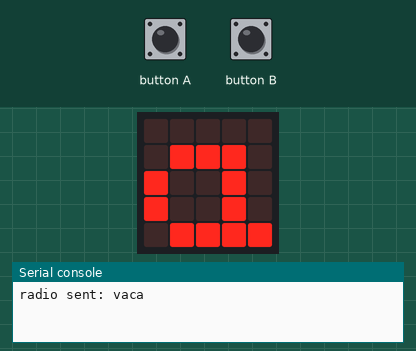
A program run on a simulated BBC micro:bit running MicroPython. Parts: the board's 5×5 LED display, the last lines printed to the serial console. Inputs (shaded band) come from the test bench. No radio messages arrive unless stated (any console line starting 'radio sent:' is added by the test bench).

Above: at 0.6 s.
1.3 s: button B pressed for 0.15 s
At 3.8 s:
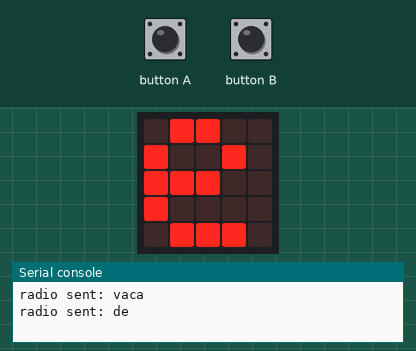
4.4 s: button A pressed for 0.15 s
At 4.61 s:
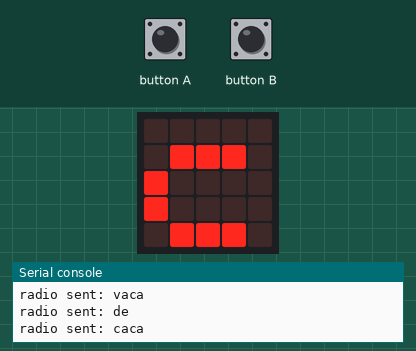
6.0 s: button B pressed for 1 s
At 7.22 s:
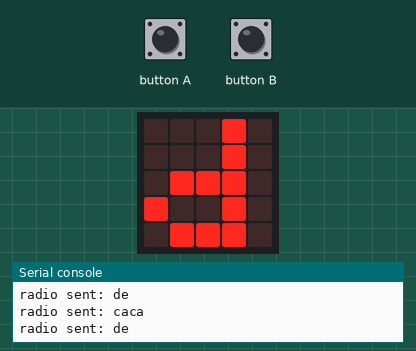
Timing chart, 0 to 9.0 s (numbered marks = the images above; inputs shaded):
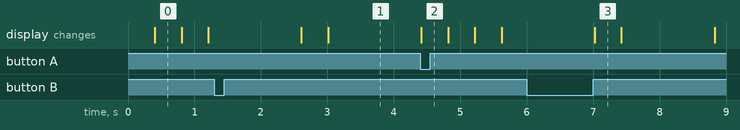

The program:

emisor-main.py
```python
# Imports go at the top
from microbit import *
import music
import radio


'''

configuracion RADIO

'''
musica=['a5:8', 'b5:8', 'c5:8', 'd5:8', 'c5:8', 'b5:8', 'a5:8', 'b5:8', 'c5:8', 'd5:8', 'c5:8', 'b5:8', 'a5:8', 'b5:8', 'c5:8', 'd5:8', 'c5:8', 'b5:8', 'a5:8']
radio.on()
radio.config(channel=3)
def listransformacion(musica):
    for i in musica:
        mensaje=""
        mensaje=mensaje+i+","
        return mensaje
while True:
    if button_a.was_pressed():
        mensaje="caca"
        radio.send(mensaje)
        display.show(mensaje)
        sleep(1000)
    elif button_b.was_pressed():
        mensaje="de"
        radio.send(mensaje)
        display.show(mensaje)
        sleep(1000)
    elif button_a and button_b:
        mensaje="vaca"
        radio.send(mensaje)
        display.show(mensaje)
        sleep(1000)
    elif accelerometer.was_gesture('shake'):
        radio.send()
    else:
        display.show("?")
        sleep(1000)
```

Measured:
- after the input at 1.3 s, the display: first changes after 1.3 s (image 1 shows a later state)
- after the input at 6.0 s, the display: changes after 1.0 s (image 3)
- what the display in image 0 shows lasts 0.4 s, from 0.4 s to 0.8 s
